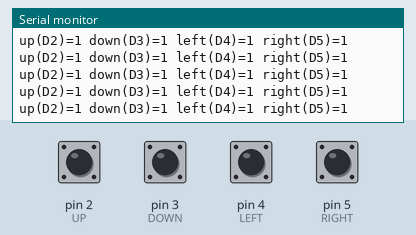
This sketch was run on a simulated Arduino Uno, built with avr-gcc and run on an emulated ATmega328P. Shown: the last lines printed to the serial monitor. Inputs (shaded band) come from the test bench; at power-on: pin 2 (UP), pin 3 (DOWN), pin 4 (LEFT), pin 5 (RIGHT) HIGH.

Above: at 1.2 s.
1.3 s: pin 2 (UP) pulled LOW for 0.25 s
At 1.59 s:
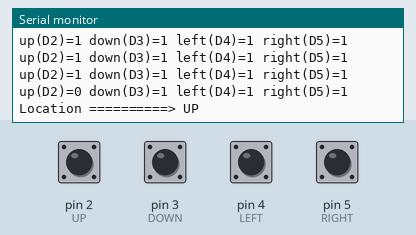
3.0 s: pin 3 (DOWN) pulled LOW for 0.25 s
At 3.22 s:
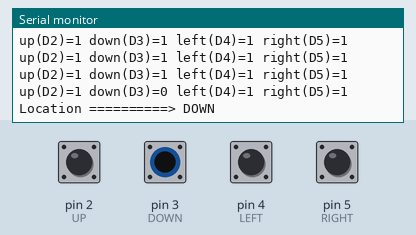
4.7 s: pin 4 (LEFT) pulled LOW for 0.25 s
At 5.05 s:
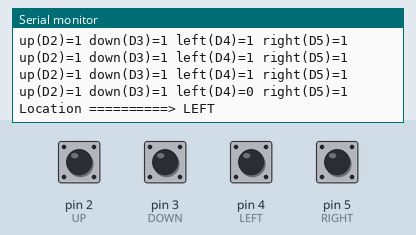
7.9 s: pin 5 (RIGHT) pulled LOW for 0.25 s
At 8.28 s:
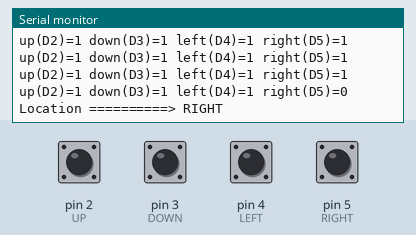
9.6 s: pin 3 (DOWN) pulled LOW for 0.25 s
At 9.91 s:
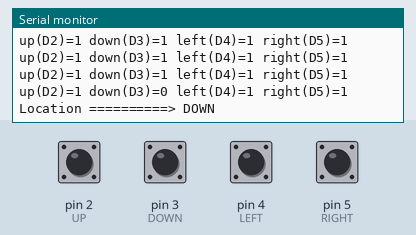
12.8 s: pin 2 (UP) pulled LOW for 0.25 s
At 13.15 s:
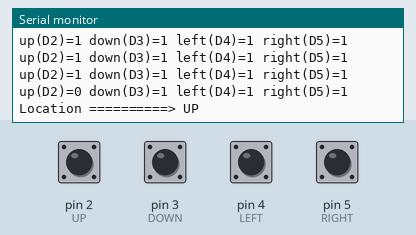

The sketch:

basic_test.ino
```cpp
/* Classic Arcade Joystick Red Ball 4/8 Way [S207] : http://rdiot.tistory.com/137 [RDIoT Demo] */

void setup() {
  // put your setup code here, to run once:
  Serial.begin(9600);
  pinMode(2, INPUT_PULLUP); // UP
  pinMode(3, INPUT_PULLUP); // DOWN
  pinMode(4, INPUT_PULLUP); // LEFT
  pinMode(5, INPUT_PULLUP); // RIGHT
 }

void loop() {
  //lcd.setCursor(0,0);
  //lcd.print("S207:Arcade Joystick");

  int up = digitalRead(2);
  int down = digitalRead(3);
  int left = digitalRead(4);
  int right = digitalRead(5);

  Serial.print("up(D2)="+(String)up);
  Serial.print(" down(D3)="+(String)down);
  Serial.print(" left(D4)="+(String)left);
  Serial.println(" right(D5)="+(String)right);
  Serial.println();

  if(up == LOW && left == LOW)
  {
    Serial.println("Location ==========> UP + LEFT     ");
  }
  else if(up == LOW && right == LOW)
  {
      Serial.println("Location ==========> UP + RIGHT    ");
  }
  else if(down == LOW && left == LOW)
  {
      Serial.println("Location ==========> DOWN + LEFT    ");
  }
  else if(down == LOW && right == LOW)
  {
      Serial.println("Location ==========> DOWN + RIGHT     ");
  }
  else if(up == LOW)
  {
      Serial.println("Location ==========> UP             ");
  }
  else if(down == LOW)
  {
      Serial.println("Location ==========> DOWN             ");
  }
  else if(left == LOW)
  {
      Serial.println("Location ==========> LEFT             ");
  }
else if(right == LOW)
  {
      Serial.println("Location ==========> RIGHT            ");
  }
  delay(200);

}
```

Measured:
- after the input at 1.3 s, the serial monitor: prints a new line after 0.11 s (image 1)
- after the input at 3.0 s, the serial monitor: prints a new line at once (image 2)
- after the input at 4.7 s, the serial monitor: prints a new line after 0.16 s (image 3)
- after the input at 7.9 s, the serial monitor: prints a new line after 0.19 s (image 4)
- after the input at 9.6 s, the serial monitor: prints a new line after 0.12 s (image 5)
- after the input at 12.8 s, the serial monitor: prints a new line after 0.16 s (image 6)
